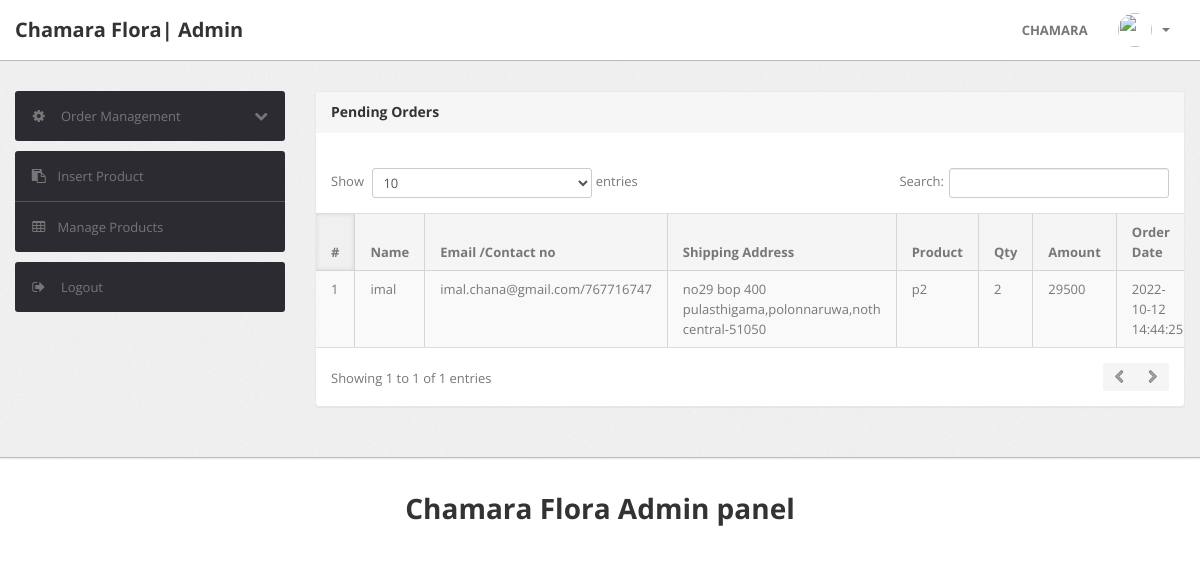
The app's page /admin/delivered-orders.php (signed in) with its own data.
### tables this page shows
CREATE TABLE `orders` (
  `id` int(11) NOT NULL,
  `userId` int(11) DEFAULT NULL,
  `productId` varchar(255) DEFAULT NULL,
  `quantity` int(11) DEFAULT NULL,
  `orderDate` timestamp NOT NULL DEFAULT current_timestamp(),
  `paymentMethod` varchar(50) DEFAULT NULL,
  `orderStatus` varchar(55) DEFAULT NULL
);

CREATE TABLE `users` (
  `id` int(11) NOT NULL,
  `name` varchar(255) DEFAULT NULL,
  `email` varchar(255) DEFAULT NULL,
  `contactno` bigint(11) DEFAULT NULL,
  `password` varchar(255) DEFAULT NULL,
  `shippingAddress` longtext DEFAULT NULL,
  `shippingState` varchar(255) DEFAULT NULL,
  `shippingCity` varchar(255) DEFAULT NULL,
  `shippingPincode` int(11) DEFAULT NULL,
  `billingAddress` longtext DEFAULT NULL,
  `billingState` varchar(255) DEFAULT NULL,
  `billingCity` varchar(255) DEFAULT NULL,
  `billingPincode` int(11) DEFAULT NULL,
  `regDate` timestamp NOT NULL DEFAULT current_timestamp(),
  `updationDate` varchar(255) DEFAULT NULL
);

CREATE TABLE `products` (
  `id` int(11) NOT NULL,
  `category` int(11) NOT NULL,
  `subCategory` int(11) DEFAULT NULL,
  `productName` varchar(255) DEFAULT NULL,
  `productCompany` varchar(255) DEFAULT NULL,
  `productPrice` int(11) DEFAULT NULL,
  `productPriceBeforeDiscount` int(11) DEFAULT NULL,
  `productDescription` longtext DEFAULT NULL,
  `productImage1` varchar(255) DEFAULT NULL,
  `productImage2` varchar(255) DEFAULT NULL,
  `productImage3` varchar(255) DEFAULT NULL,
  `shippingCharge` int(11) DEFAULT NULL,
  `productAvailability` varchar(255) DEFAULT NULL,
  `postingDate` timestamp NULL DEFAULT current_timestamp(),
  `updationDate` varchar(255) DEFAULT NULL
);

### admin/delivered-orders.php (the view, shortened to what this page needs)
<?php
include('include/config.php');
if(strlen($_SESSION['alogin'])==0)
	{
header('location:index.php');
}
else{
?>
<!DOCTYPE html>
<html lang="en">
<head>
	<link type="text/css" href="bootstrap/css/bootstrap.min.css" rel="stylesheet">
	<link type="text/css" href="bootstrap/css/bootstrap-responsive.min.css" rel="stylesheet">
	<link type="text/css" href="css/theme.css" rel="stylesheet">
	<link type="text/css" href="images/icons/css/font-awesome.css" rel="stylesheet">
</head>
<body>
<?php include('include/header.php');?>
	<div class="wrapper">
		<div class="container">
			<div class="row">
<?php include('include/sidebar.php');?>
			<div class="span9">
					<div class="content">
	<div class="module">
							<div class="module-head">
								<h3>Pending Orders</h3>
							</div>
							<div class="module-body table">
									<br />
								<table cellpadding="0" cellspacing="0" border="0" class="datatable-1 table table-bordered table-striped	 display table-responsive" >
									<thead>
										<tr>
											<th>#</th>
											<th> Name</th>
											<th width="50">Email /Contact no</th>
											<th>Shipping Address</th>
											<th>Product </th>
											<th>Qty </th>
											<th>Amount </th>
											<th>Order Date</th>
										</tr>
									</thead>
<tbody>
<?php
$st='Delivered';
$query=mysqli_query($con,"select users.name as username,users.email as useremail,users.contactno as usercontact,users.shippingAddress as shippingaddress,users.shippingCity as shippingcity,users.shippingState as shippingstate,users.shippingPincode as shippingpincode,products.productName as productname,products.shippingCharge as shippingcharge,orders.quantity as quantity,orders.orderDate as orderdate,products.productPrice as productprice,orders.id as id  from orders join users on  orders.userId=users.id join products on products.id=orders.productId where orders.orderStatus='$st'");
$cnt=1;
while($row=mysqli_fetch_array($query))
{
?>
										<tr>
											<td><?php echo htmlentities($cnt);?></td>
											<td><?php echo htmlentities($row['username']);?></td>
											<td><?php echo htmlentities($row['useremail']);?>/<?php echo htmlentities($row['usercontact']);?></td>
											<td><?php echo htmlentities($row['shippingaddress'].",".$row['shippingcity'].",".$row['shippingstate']."-".$row['shippingpincode']);?></td>
											<td><?php echo htmlentities($row['productname']);?></td>
											<td><?php echo htmlentities($row['quantity']);?></td>
											<td><?php echo htmlentities($row['quantity']*$row['productprice']+$row['shippingcharge']);?></td>
											<td><?php echo htmlentities($row['orderdate']);?></td>
											</tr>
										<?php $cnt=$cnt+1; } ?>
										</tbody>
								</table>
							</div>
						</div>
					</div>
				</div>
			</div>
		</div>
	</div>
<?php include('include/footer.php');?>
</body>
<?php } ?>

### admin/css/theme.css (style rules this page uses)
body { font-size: 13px; font-family: 'Open Sans', Arial, sans-serif; background: #fff; color: #777 }
h1, h2, h3, h4, h5, h6 { color: #333; margin-top: 0 }
h3 { font-size: 20px }
.wrapper { background: url(../images/bg.png) #eee; border-bottom: 1px solid #bbb; -webkit-box-shadow: 0 1px 2px rgba(0,0,0,0.1); -moz-box-shadow: 0 1px 2px rgba(0,0,0,0.1); box-shadow: 0 1px 2px rgba(0,0,0,0.1); padding: 30px 0 }
.module { background: #fff; -webkit-border-radius: 3px; -moz-border-radius: 3px; border-radius: 3px; border: 1px solid #ccc; border-bottom-color: #bbb; -webkit-box-shadow: 0 0 1px rgba(0,0,0,0.2); -moz-box-shadow: 0 0 1px rgba(0,0,0,0.2); box-shadow: 0 0 1px rgba(0,0,0,0.2); margin-bottom: 30px }
.table { margin-bottom: 0 }
.table th, .table td { border-color: #d5d5d5!important }
.table-bordered thead:first-child tr:first-child>th:first-child, .table-bordered tbody:first-child tr:first-child>td:first-child { -webkit-border-top-left-radius: 2px; -moz-border-radius-topleft: 2px; border-top-left-radius: 2px }
.table-bordered thead:last-child tr:last-child>th:first-child, .table-bordered tbody:last-child tr:last-child>td:first-child, .table-bordered tfoot:last-child tr:last-child>td:first-child { -webkit-border-bottom-left-radius: 2px; -moz-border-radius-bottomleft: 2px; border-bottom-left-radius: 2px }
.module { box-shadow: 0 0 3px rgba(0,0,0,.1); border-color: #e9e9e9; margin-bottom: 20px; background-color: #fff; border-radius: 4px; -webkit-box-shadow: 0 1px 1px rgba(0,0,0,.05); box-shadow: 0 1px 1px rgba(0,0,0,.05); }
.module-head { color: #767676; background-color: #f6f6f6; border-color: #e9e9e9; padding: 10px 15px; border-bottom: 1px solid transparent; border-top-right-radius: 3px; border-top-left-radius: 3px; }
.module-head h3 { font-size: 14px; line-height: 20px; height: 20px; margin: 0 }
.module-body { padding: 15px }
.module-body.table { padding: 15px 0 }
.module-body.table .table th, .module-body.table .table td { padding-left: 15px; padding-right: 15px }
.dataTables_wrapper table th { background: #f5f5f5; cursor: pointer }
.dataTables_wrapper table th.sorting_asc, .dataTables_wrapper table th.sorting_desc { background: #f0f0f0; -webkit-box-shadow: 0 0 5px rgba(0,0,0,0.1) inset; -moz-box-shadow: 0 0 5px rgba(0,0,0,0.1) inset; box-shadow: 0 0 5px rgba(0,0,0,0.1) inset }
.dataTables_wrapper .table-bordered { -webkit-border-radius: 0; -moz-border-radius: 0; border-radius: 0; border-left: 0; border-right: 0 }
.dataTables_wrapper .table-bordered thead tr>th:first-child, .dataTables_wrapper .table-bordered tbody tr>td:first-child, .dataTables_wrapper .table-bordered tfoot tr>td:first-child, .dataTables_wrapper .table-bordered tfoot tr>th:first-child { border-left: 0 }
.dataTables_wrapper .table-bordered thead:first-child tr:first-child>th:first-child, .dataTables_wrapper .table-bordered tbody:first-child tr:first-child>td:first-child { -webkit-border-top-left-radius: 0; -moz-border-radius-topleft: 0; border-top-left-radius: 0 }
.dataTables_wrapper .table-bordered thead:last-child tr:last-child>th:first-child, .dataTables_wrapper .table-bordered tbody:last-child tr:last-child>td:first-child, .dataTables_wrapper .table-bordered tfoot:last-child tr:last-child>td:first-child { -webkit-border-bottom-left-radius: 0; -moz-border-radius-bottomleft: 0; border-bottom-left-radius: 0 }

### records on screen
orders: userId.name "imal", userId.email "imal.chana@gmail.com", userId.contactno "767716747", userId.shippingPincode "no29 bop 400 pulasthigama,polonnaruwa,noth central-51050", productId.productName "p2", quantity "2", $row['quantity']*$row['productprice']+$row['shippingcharge'] "29500", orderDate "2022-10-12 14:44:25"
